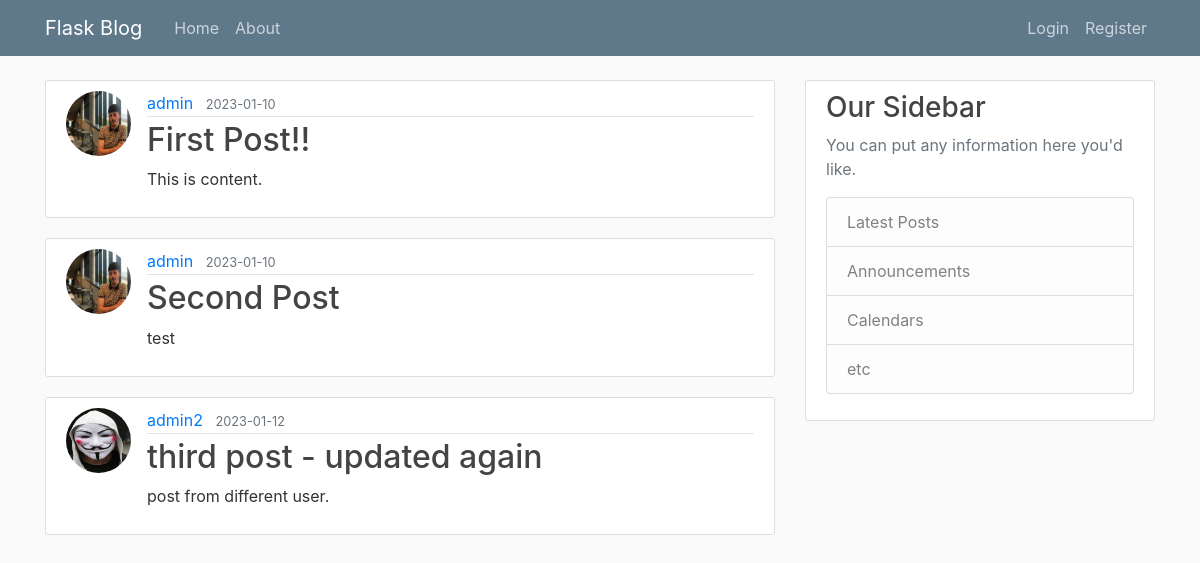
Page /home on the earlier database version.
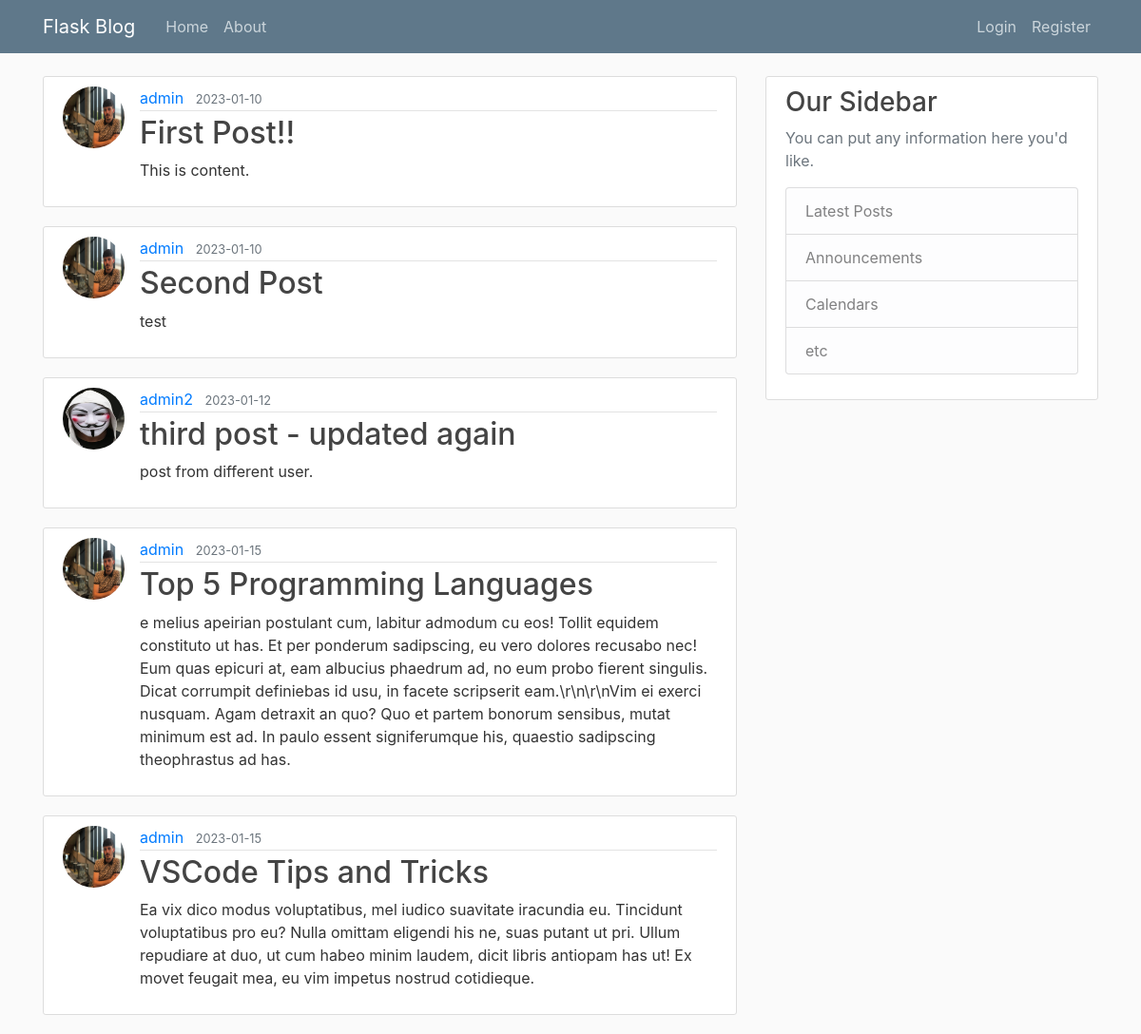
Same page on the later database version.
### flaskblog/models.py (models this page shows, shortened)
class Post(db.Model):
    id = db.Column(db.Integer, primary_key=True)
    title = db.Column(db.String(100), nullable=False)
    date_posted = db.Column(db.DateTime, nullable=False, default=datetime.utcnow)
    content = db.Column(db.Text, nullable=False)
    user_id = db.Column(db.Integer, db.ForeignKey("user.id"), nullable=False)

class User(db.Model, UserMixin):
    id = db.Column(db.Integer, primary_key=True)
    username = db.Column(db.String(20), unique=True, nullable=False)
    email = db.Column(db.String(120), unique=True, nullable=False)
    image_file = db.Column(db.String(20), nullable=False, default="default.jpg")
    password = db.Column(db.String(60), nullable=False)
    posts = db.relationship(
        "Post", backref="author", lazy=True
    )  # backref isn't the actual column in Post, but lets us access who is the user that created that post

### flaskblog/routes.py (the view)
@app.route("/")
@app.route("/home")
def home():
    page = request.args.get("page", 1, type=int)  # http://127.0.0.1:5000/home?page=1
    posts = Post.query.paginate(page=page, per_page=5)  # 5 posts per page
    return render_template("home.html", posts=posts)

### flaskblog/templates/home.html
{% extends "layout.html" %} {% block content %} {% for post in posts.items %}
<article class="media content-section">
  <img
    class="rounded-circle article-img"
    src="{{ url_for('static', filename='profile_pics/' + post.author.image_file) }}"
  />
  <div class="media-body">
    <div class="article-metadata">
      <a class="mr-2" href="#">{{ post.author.username }}</a>
      <small class="text-muted"
        >{{ post.date_posted.strftime('%Y-%m-%d') }}</small
      >
    </div>
    <h2>
      <a class="article-title" href="{{ url_for('post', post_id=post.id) }}"
        >{{ post.title }}</a
      >
    </h2>
    <p class="article-content">{{ post.content }}</p>
  </div>
</article>
{% endfor %} {% endblock content %}

### flaskblog/templates/layout.html (shortened to what this page needs)
<!DOCTYPE html>
<html lang="en">
  <head>
    <link
      rel="stylesheet"
      href="https://maxcdn.bootstrapcdn.com/bootstrap/4.0.0/css/bootstrap.min.css"
    />
    <link rel="stylesheet" type="text/css" href="{{ url_for('static', filename='main.css') }}">
  </head>
  <body>
    <header class="site-header">
      <nav class="navbar navbar-expand-md navbar-dark bg-steel fixed-top">
        <div class="container">
          <a class="navbar-brand mr-4" href="/">Flask Blog</a>
          <div class="collapse navbar-collapse" id="navbarToggle">
            <div class="navbar-nav mr-auto">
              <a class="nav-item nav-link" href="{{ url_for('home') }}">Home</a>
              <a class="nav-item nav-link" href="{{ url_for('about') }}">About</a>
            </div>
            <div class="navbar-nav">
              {% if current_user.is_authenticated %}
              <a class="nav-item nav-link" href="{{ url_for('new_post') }}">New Post</a>
              <a class="nav-item nav-link" href="{{ url_for('account') }}">Account</a>
                <a class="nav-item nav-link" href="{{ url_for('logout') }}">Logout</a>
              {% else %}
                <a class="nav-item nav-link" href="{{ url_for('login') }}">Login</a>
                <a class="nav-item nav-link" href="{{ url_for('register') }}">Register</a>
              {% endif %}
              </div>
          </div>
        </div>
      </nav>
    </header>
    <main role="main" class="container">
        <div class="row">
          <div class="col-md-8">
            {% block content %}{% endblock %}
          </div>
          <div class="col-md-4">
            <div class="content-section">
              <h3>Our Sidebar</h3>
              <p class='text-muted'>You can put any information here you'd like.
                <ul class="list-group">
                  <li class="list-group-item list-group-item-light">Latest Posts</li>
                  <li class="list-group-item list-group-item-light">Announcements</li>
                  <li class="list-group-item list-group-item-light">Calendars</li>
                  <li class="list-group-item list-group-item-light">etc</li>
                </ul>
              </p>
            </div>
          </div>
        </div>
      </main>
  </body>
</html>

### flaskblog/static/main.css (style rules this page uses)
body { background: #fafafa; color: #333333; margin-top: 5rem; }
h1, h2, h3, h4, h5, h6 { color: #444444; }
.bg-steel { background-color: #5f788a; }
.site-header .navbar-nav .nav-link { color: #cbd5db; }
.content-section { background: #ffffff; padding: 10px 20px; border: 1px solid #dddddd; border-radius: 3px; margin-bottom: 20px; }
.article-title { color: #444444; }
.article-content { white-space: pre-line; }
.article-img { height: 65px; width: 65px; margin-right: 16px; }
.article-metadata { padding-bottom: 1px; margin-bottom: 4px; border-bottom: 1px solid #e3e3e3 }

Differences in the rows shown:
added Post: image_file (picture), author.username "admin", date_posted "2023-01-15", title "Top 5 Programming Languages", content "e melius apeirian postulant cum, labitur admodum cu eos! Tollit equidem constituto ut has. Et per ponderum sadipscing, eu vero dolores recusabo nec! Eum quas epicuri at, eam albucius phaedrum ad, no eum probo fierent singulis. Dicat corrumpit definiebas id usu, in facete scripserit eam.\\r\\n\\r\\nVim ei exerci nusquam. Agam detraxit an quo? Quo et partem bonorum sensibus, mutat minimum est ad. In paulo essent signiferumque his, quaestio sadipscing theophrastus ad has."
added Post: image_file (picture), author.username "admin", date_posted "2023-01-15", title "VSCode Tips and Tricks", content "Ea vix dico modus voluptatibus, mel iudico suavitate iracundia eu. Tincidunt voluptatibus pro eu? Nulla omittam eligendi his ne, suas putant ut pri. Ullum repudiare at duo, ut cum habeo minim laudem, dicit libris antiopam has ut! Ex movet feugait mea, eu vim impetus nostrud cotidieque."
